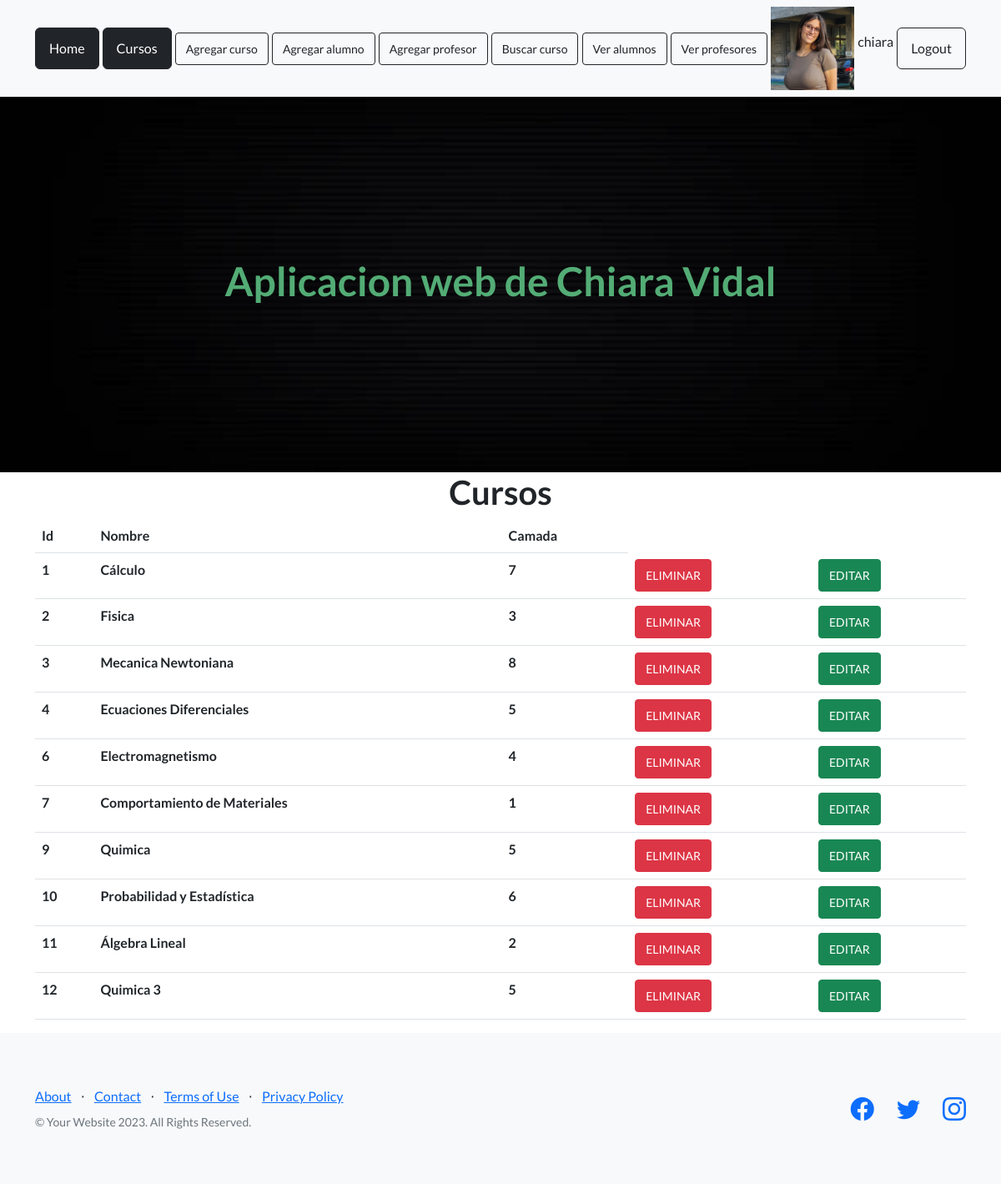
The page /AppChiara/ver_cursos (signed in) on the database its author committed.
### AppChiara/models.py (models this page shows, shortened)
class Curso(models.Model):
    nombre = models.CharField(max_length=40)
    camada = models.IntegerField()

### AppChiara/views.py (the view)
# urls.py: path("ver_cursos", views.ver_cursos , name="Cursos"),
def ver_cursos(request):
    cursos = Curso.objects.all()
    avatares = Avatar.objects.filter(user=request.user.id)
    return render( request , "cursos.html", {"cursos":cursos, "url": avatares[0].imagen.url if avatares.exists() else None})

### AppChiara/template/cursos.html
{% extends 'padre.html' %}
{% load static %}
{% block contenido %}
<main class="container">
    <h1 class="text-xl-center title"> Cursos </h1>
    <table class="table">
        <thead>
            <tr>
                <th>Id</th>
                <th>Nombre</th>
                <th>Camada</th>
            </tr>
        </thead>
        <tbody>
            {% for n in cursos %}
            <tr>
                <th scope="row">{{n.id}}</th>
                <th>{{n.nombre}}</th>
                <th>{{n.camada}}</th>
                <td><a href="{% url 'elimina_curso' n.id %}" class="btn btn-danger btn-sm">ELIMINAR</a></td>
                <td><a href="{% url 'editar_curso'  n.id %}" class="btn btn-success btn-sm">EDITAR</a></td>
            </tr>
            {% endfor %}
        </tbody>
    </table>
</main>
{% endblock %}

### AppChiara/template/padre.html (shortened to what this page needs)
<!DOCTYPE html>
<html lang="en">
    <head>
        {% load static %}
        <link href="https://cdn.jsdelivr.net/npm/bootstrap-icons@1.5.0/font/bootstrap-icons.css" rel="stylesheet" type="text/css" />
        <link href="{% static 'AppChiara/css/styles.css' %}" rel="stylesheet" />
    </head>
    <body>
        <nav class="navbar navbar-light bg-light static-top">
            <div class="container">
                <a class="btn btn-dark" href="{% url 'Home' %}">Home</a>
                <a class="btn btn-dark" href="{% url 'Cursos' %}">Cursos</a>
                <a class="btn btn-outline-dark btn-sm" href="{% url 'Agregar Curso' %}">Agregar curso</a>
                <a class="btn btn-outline-dark btn-sm" href="{% url 'Agregar Alumno' %}">Agregar alumno</a>
                <a class="btn btn-outline-dark btn-sm" href="{% url 'Agregar Profesor' %}">Agregar profesor</a>
                <a class="btn btn-outline-dark btn-sm" href="{% url 'Buscar Curso' %}">Buscar curso</a>
                <a class="btn btn-outline-dark btn-sm" href="{% url 'Ver alumnos' %}">Ver alumnos</a>
                <a class="btn btn-outline-dark btn-sm" href="{% url 'Ver profesores' %}">Ver profesores</a>
                {% if request.user.is_authenticated %}
                <img src="{{url}}" alt="" width="100px" height="100px">
                <p>{{user.username}}</p>
                <form method="post" action="{% url 'Logout' %}">
                    <button type="submit" class="btn btn-outline-dark">Logout</button>
                </form>
                {% endif %}
            </div>
        </nav>
        <header class="masthead">
            <div class="container position-relative">
                <h1 class="text-center" style="color:rgb(83, 172, 117)">Aplicacion web de Chiara Vidal</h1>
            </div>
        </header>
   {% block contenido %}
   {% endblock %}
        <footer class="footer bg-light">
            <div class="container">
                <div class="row">
                    <div class="col-lg-6 h-100 text-center text-lg-start my-auto">
                        <ul class="list-inline mb-2">
                            <li class="list-inline-item"><a href="#!">About</a></li>
                            <li class="list-inline-item">⋅</li>
                            <li class="list-inline-item"><a href="#!">Contact</a></li>
                            <li class="list-inline-item">⋅</li>
                            <li class="list-inline-item"><a href="#!">Terms of Use</a></li>
                            <li class="list-inline-item">⋅</li>
                            <li class="list-inline-item"><a href="#!">Privacy Policy</a></li>
                        </ul>
                        <p class="text-muted small mb-4 mb-lg-0">&copy; Your Website 2023. All Rights Reserved.</p>
                    </div>
                    <div class="col-lg-6 h-100 text-center text-lg-end my-auto">
                        <ul class="list-inline mb-0">
                            <li class="list-inline-item me-4">
                                <a href="#!"><i class="bi-facebook fs-3"></i></a>
                            </li>
                            <li class="list-inline-item me-4">
                                <a href="#!"><i class="bi-twitter fs-3"></i></a>
                            </li>
                            <li class="list-inline-item">
                                <a href="#!"><i class="bi-instagram fs-3"></i></a>
                            </li>
                        </ul>
                    </div>
                </div>
            </div>
        </footer>
    </body>
</html>

### rows shown on the page
Curso: id "1", nombre "Cálculo", camada "7"
Curso: id "2", nombre "Fisica", camada "3"
Curso: id "3", nombre "Mecanica Newtoniana", camada "8"
Curso: id "4", nombre "Ecuaciones Diferenciales", camada "5"
Curso: id "6", nombre "Electromagnetismo", camada "4"
Curso: id "7", nombre "Comportamiento de Materiales", camada "1"
Curso: id "9", nombre "Quimica", camada "5"
Curso: id "10", nombre "Probabilidad y Estadística", camada "6"
Curso: id "11", nombre "Álgebra Lineal", camada "2"
Curso: id "12", nombre "Quimica 3", camada "5"

### other values the page prints
{{ user.username }} "chiara"
